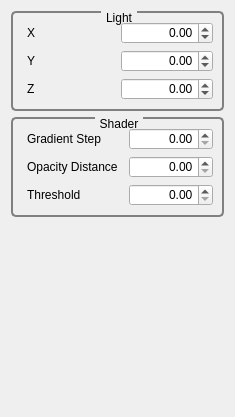
<?xml version="1.0" encoding="UTF-8"?>
<ui version="4.0">
 <class>GvtQCustomEditor</class>
 <widget class="QWidget" name="GvtQCustomEditor">
  <property name="geometry">
   <rect>
    <x>0</x>
    <y>0</y>
    <width>217</width>
    <height>417</height>
   </rect>
  </property>
  <property name="windowTitle">
   <string>Custom Editor</string>
  </property>
  <property name="styleSheet">
   <string>QGroupBox
{
     background-color: qlineargradient(x1: 0, y1: 0, x2: 0, y2: 1,
                                       stop: 0 #E0E0E0, stop: 1 #FFFFFF);
     border: 2px solid gray;
     border-radius: 5px;
     margin-top: 1ex; /* leave space at the top for the title */
 }

 QGroupBox::title
{
	 subcontrol-origin: margin;
     subcontrol-position: top center; /* position at the top center */
     padding: 0 3px;
     background-color: qlineargradient(x1: 0, y1: 0, x2: 0, y2: 1,
                                       stop: 0 #FFOECE, stop: 1 #FFFFFF);
 }

QLabel
{
	border-radius: 4px;
	padding: 2px;
 }
</string>
  </property>
  <layout class="QVBoxLayout" name="verticalLayout">
   <item>
    <widget class="QGroupBox" name="groupBox_2">
     <property name="title">
      <string>Light</string>
     </property>
     <layout class="QGridLayout" name="gridLayout_2">
      <item row="0" column="0">
       <widget class="QLabel" name="label_4">
        <property name="text">
         <string>X</string>
        </property>
       </widget>
      </item>
      <item row="0" column="1">
       <widget class="QDoubleSpinBox" name="_lightXDoubleSpinBox">
        <property name="alignment">
         <set>Qt::AlignRight|Qt::AlignTrailing|Qt::AlignVCenter</set>
        </property>
        <property name="minimum">
         <double>-99.989999999999995</double>
        </property>
        <property name="singleStep">
         <double>0.100000000000000</double>
        </property>
       </widget>
      </item>
      <item row="1" column="0">
       <widget class="QLabel" name="label_5">
        <property name="text">
         <string>Y</string>
        </property>
       </widget>
      </item>
      <item row="1" column="1">
       <widget class="QDoubleSpinBox" name="_lightYDoubleSpinBox">
        <property name="alignment">
         <set>Qt::AlignRight|Qt::AlignTrailing|Qt::AlignVCenter</set>
        </property>
        <property name="minimum">
         <double>-99.989999999999995</double>
        </property>
        <property name="singleStep">
         <double>0.100000000000000</double>
        </property>
       </widget>
      </item>
      <item row="2" column="0">
       <widget class="QLabel" name="label_6">
        <property name="text">
         <string>Z</string>
        </property>
       </widget>
      </item>
      <item row="2" column="1">
       <widget class="QDoubleSpinBox" name="_lightZDoubleSpinBox">
        <property name="alignment">
         <set>Qt::AlignRight|Qt::AlignTrailing|Qt::AlignVCenter</set>
        </property>
        <property name="minimum">
         <double>-99.989999999999995</double>
        </property>
        <property name="singleStep">
         <double>0.100000000000000</double>
        </property>
       </widget>
      </item>
     </layout>
    </widget>
   </item>
   <item>
    <widget class="QGroupBox" name="groupBox_3">
     <property name="title">
      <string>Shader</string>
     </property>
     <layout class="QGridLayout" name="gridLayout">
      <item row="0" column="0">
       <widget class="QLabel" name="label_7">
        <property name="text">
         <string>Gradient Step</string>
        </property>
       </widget>
      </item>
      <item row="0" column="1">
       <widget class="QDoubleSpinBox" name="_shaderGradientStepDoubleSpinBox">
        <property name="alignment">
         <set>Qt::AlignRight|Qt::AlignTrailing|Qt::AlignVCenter</set>
        </property>
        <property name="minimum">
         <double>0.000000000000000</double>
        </property>
        <property name="maximum">
         <double>10.000000000000000</double>
        </property>
        <property name="singleStep">
         <double>0.100000000000000</double>
        </property>
       </widget>
      </item>
      <item row="1" column="0">
       <widget class="QLabel" name="label_8">
        <property name="text">
         <string>Opacity Distance</string>
        </property>
       </widget>
      </item>
      <item row="1" column="1">
       <widget class="QDoubleSpinBox" name="_shaderFullOpacityDistanceDoubleSpinBox">
        <property name="alignment">
         <set>Qt::AlignRight|Qt::AlignTrailing|Qt::AlignVCenter</set>
        </property>
        <property name="decimals">
         <number>2</number>
        </property>
        <property name="minimum">
         <double>0.000000000000000</double>
        </property>
        <property name="maximum">
         <double>1000000.000000000000000</double>
        </property>
        <property name="singleStep">
         <double>10.000000000000000</double>
        </property>
       </widget>
      </item>
      <item row="2" column="0">
       <widget class="QLabel" name="label_9">
        <property name="text">
         <string>Threshold</string>
        </property>
       </widget>
      </item>
      <item row="2" column="1">
       <widget class="QDoubleSpinBox" name="_shaderThresholdDoubleSpinBox">
        <property name="alignment">
         <set>Qt::AlignRight|Qt::AlignTrailing|Qt::AlignVCenter</set>
        </property>
        <property name="minimum">
         <double>0.000000000000000</double>
        </property>
        <property name="maximum">
         <double>1.000000000000000</double>
        </property>
        <property name="singleStep">
         <double>0.050000000000000</double>
        </property>
       </widget>
      </item>
     </layout>
    </widget>
   </item>
   <item>
    <spacer name="verticalSpacer">
     <property name="orientation">
      <enum>Qt::Vertical</enum>
     </property>
     <property name="sizeHint" stdset="0">
      <size>
       <width>20</width>
       <height>122</height>
      </size>
     </property>
    </spacer>
   </item>
  </layout>
 </widget>
 <resources/>
 <connections/>
</ui>
